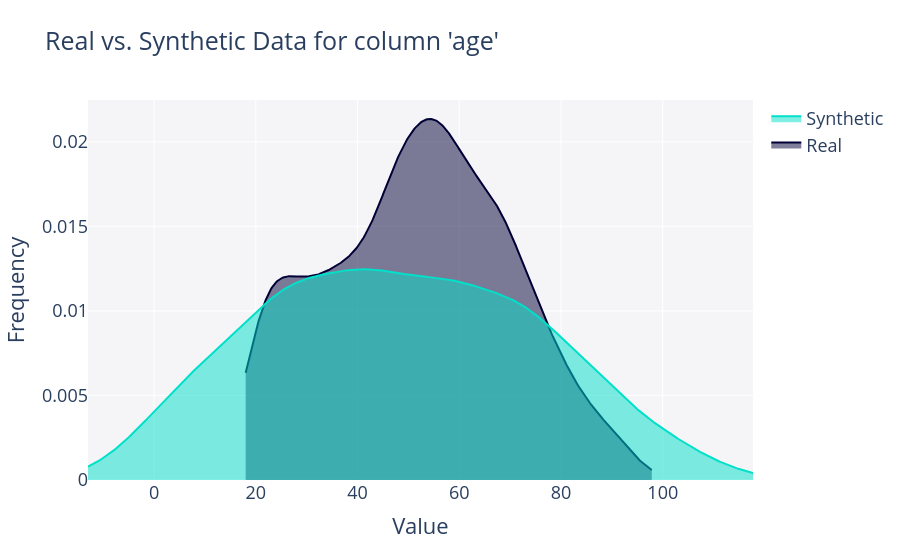
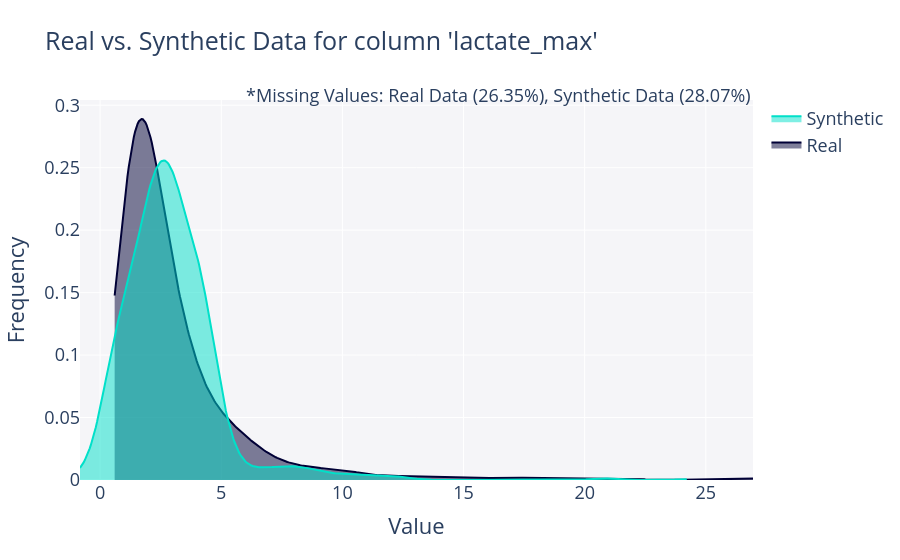
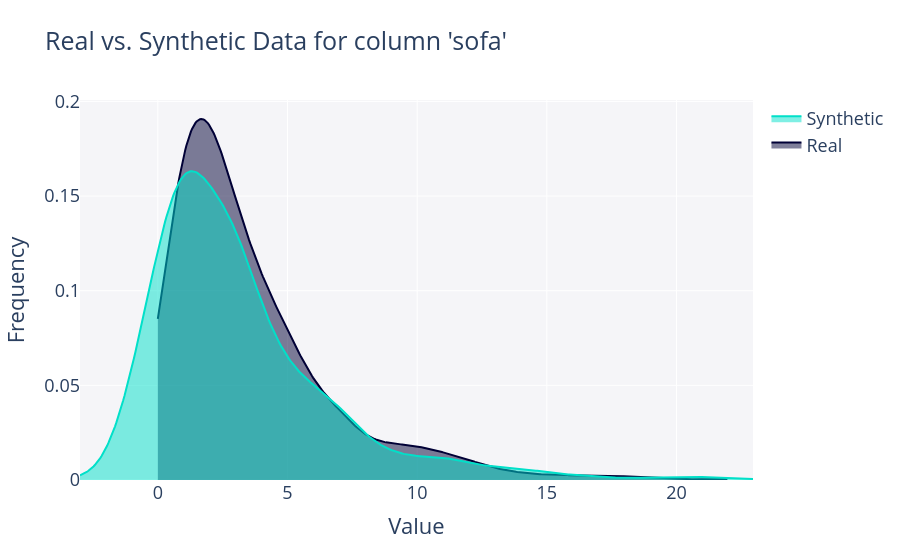

Write notebook code for charts like these, in order.
### Code cell
diagnostic_report, quality_report, folder = evaluate_synthetic(
    exp_name="raw_shap_30features",
    real_data=real_data,
    syn_data=syn_data_raw,
    metadata=metadata,
    out_dir="results_sdmetrics"
)

for col in ["age", "lactate_max", "sofa"]:
    try:
        save_column_plot(folder, real_data, syn_data_raw, col)
    except Exception as e:
        print(f"Could not plot {col}: {e}")

save_column_pair_plot(folder, real_data, syn_data_raw, ['lactate_max', 'lactate_min'])

quality_report.get_visualization('Column Pair Trends').write_html(os.path.join(folder, f"quality_pair_trends.html"))
quality_report.get_visualization('Column Pair Trends')

### Figure 1 — Plotly figure (JSON) as saved in the notebook; plotly's stock layout.template omitted (floating-point values rounded to 4 significant figures; data arrays with more than 128 entries replaced by an {"elided": "..."} marker saying what was removed)
{"data": [{"fill": "tozeroy", "hovertemplate": "<b>Real</b><br>Frequency: %{y}<extra></extra>", "legendgroup": "Real", "marker": {"color": "#000036"}, "mode": "lines", "name": "Real", "showlegend": true, "type": "scatter", "x": {"elided": "500 float values"}, "xaxis": "x", "y": {"elided": "500 float values"}, "yaxis": "y"}, {"fill": "tozeroy", "hovertemplate": "<b>Synthetic</b><br>Frequency: %{y}<extra></extra>", "legendgroup": "Synthetic", "marker": {"color": "#01E0C9"}, "mode": "lines", "name": "Synthetic", "showlegend": true, "type": "scatter", "x": {"elided": "500 float values"}, "xaxis": "x", "y": {"elided": "500 float values"}, "yaxis": "y"}], "layout": {"barmode": "overlay", "font": {"size": 18}, "hovermode": "closest", "legend": {"traceorder": "reversed"}, "plot_bgcolor": "#F5F5F8", "title": {"text": "Real vs. Synthetic Data for column 'age'"}, "xaxis": {"anchor": "y2", "domain": [0, 1], "title": {"text": "Value"}, "zeroline": false}, "yaxis": {"anchor": "free", "domain": [0, 1], "position": 0, "title": {"text": "Frequency"}}}}

### Figure 2 — Plotly figure (JSON) as saved in the notebook; plotly's stock layout.template omitted (floating-point values rounded to 4 significant figures; data arrays with more than 128 entries replaced by an {"elided": "..."} marker saying what was removed)
{"data": [{"fill": "tozeroy", "hovertemplate": "<b>Real</b><br>Frequency: %{y}<extra></extra>", "legendgroup": "Real", "marker": {"color": "#000036"}, "mode": "lines", "name": "Real", "showlegend": true, "type": "scatter", "x": {"elided": "500 float values"}, "xaxis": "x", "y": {"elided": "500 float values"}, "yaxis": "y"}, {"fill": "tozeroy", "hovertemplate": "<b>Synthetic</b><br>Frequency: %{y}<extra></extra>", "legendgroup": "Synthetic", "marker": {"color": "#01E0C9"}, "mode": "lines", "name": "Synthetic", "showlegend": true, "type": "scatter", "x": {"elided": "500 float values"}, "xaxis": "x", "y": {"elided": "500 float values"}, "yaxis": "y"}], "layout": {"annotations": [{"showarrow": false, "text": "*Missing Values: Real Data (26.35%), Synthetic Data (28.07%)", "x": 1, "xref": "paper", "y": 1.05, "yref": "paper"}], "barmode": "overlay", "font": {"size": 18}, "hovermode": "closest", "legend": {"traceorder": "reversed"}, "plot_bgcolor": "#F5F5F8", "title": {"text": "Real vs. Synthetic Data for column 'lactate_max'"}, "xaxis": {"anchor": "y2", "domain": [0, 1], "title": {"text": "Value"}, "zeroline": false}, "yaxis": {"anchor": "free", "domain": [0, 1], "position": 0, "title": {"text": "Frequency"}}}}

### Figure 3 — Plotly figure (JSON) as saved in the notebook; plotly's stock layout.template omitted (floating-point values rounded to 4 significant figures; data arrays with more than 128 entries replaced by an {"elided": "..."} marker saying what was removed)
{"data": [{"fill": "tozeroy", "hovertemplate": "<b>Real</b><br>Frequency: %{y}<extra></extra>", "legendgroup": "Real", "marker": {"color": "#000036"}, "mode": "lines", "name": "Real", "showlegend": true, "type": "scatter", "x": {"elided": "500 float values"}, "xaxis": "x", "y": {"elided": "500 float values"}, "yaxis": "y"}, {"fill": "tozeroy", "hovertemplate": "<b>Synthetic</b><br>Frequency: %{y}<extra></extra>", "legendgroup": "Synthetic", "marker": {"color": "#01E0C9"}, "mode": "lines", "name": "Synthetic", "showlegend": true, "type": "scatter", "x": {"elided": "500 float values"}, "xaxis": "x", "y": {"elided": "500 float values"}, "yaxis": "y"}], "layout": {"barmode": "overlay", "font": {"size": 18}, "hovermode": "closest", "legend": {"traceorder": "reversed"}, "plot_bgcolor": "#F5F5F8", "title": {"text": "Real vs. Synthetic Data for column 'sofa'"}, "xaxis": {"anchor": "y2", "domain": [0, 1], "title": {"text": "Value"}, "zeroline": false}, "yaxis": {"anchor": "free", "domain": [0, 1], "position": 0, "title": {"text": "Frequency"}}}}
